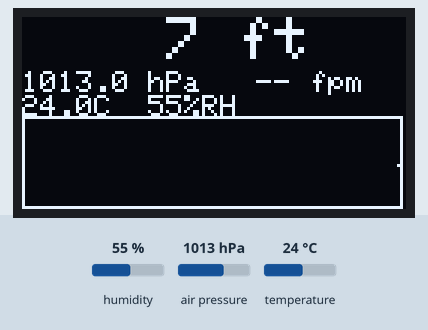
This program was run on a simulated ESP32. Shown: 128×64 one-colour display. The test bench sets the inputs (shaded band); at power-on: humidity 55 %, air pressure 1013 hPa, temperature 24 °C. What the program prints to the serial monitor is not drawn.

Above: at 1.2 s.
1.3 s: humidity set to 22 %
At 3.1 s:
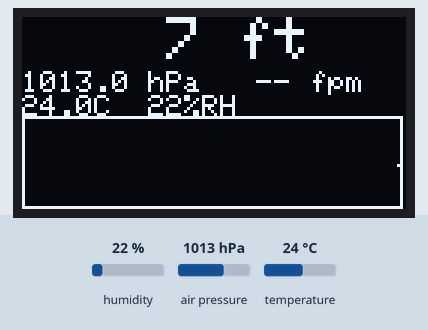
3.6 s: air pressure set to 952 hPa
At 8.9 s:
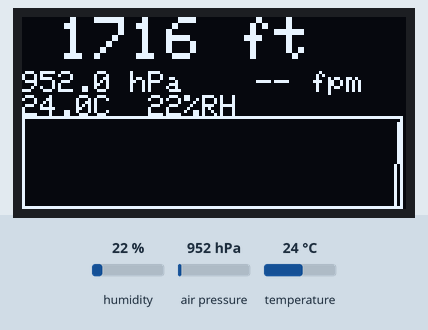
9.6 s: temperature set to 12 °C
At 10.4 s:
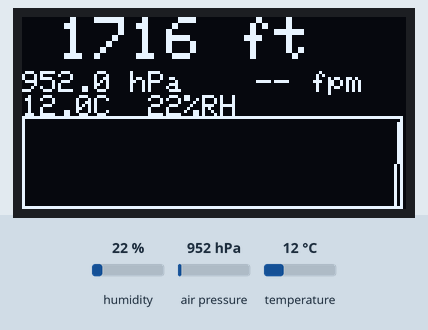
15.6 s: humidity set to 40 %
At 17.4 s:
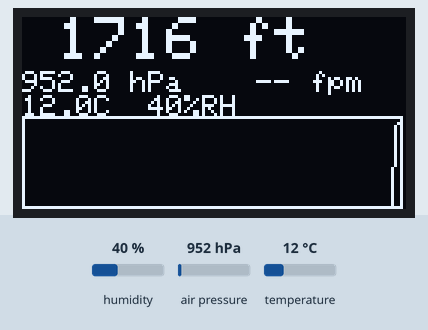
19.6 s: air pressure set to 975 hPa
At 60.5 s:
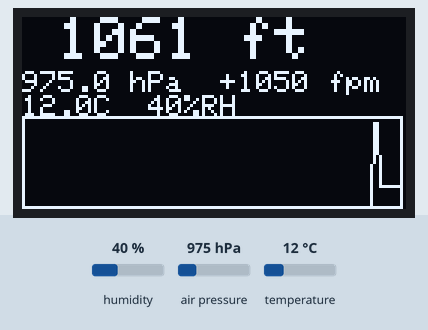
Timing chart, 0 to 62.0 s (numbered marks = the images above; inputs shaded):
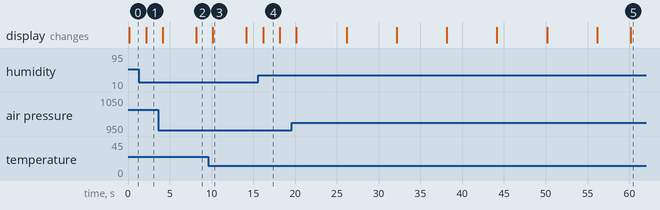

The program:

main.cpp
```cpp
// Cabin Altimeter
// ESP32 (30-pin) + SSD1306 OLED (0x3C) + AHT20 (0x38) + BMP280 (0x77 / 0x76)
// All devices share one I2C bus: SDA = GPIO21, SCL = GPIO22.

#include <Arduino.h>
#include <Wire.h>
#include <Adafruit_GFX.h>
#include <Adafruit_SSD1306.h>
#include <Adafruit_BMP280.h>
#include <Adafruit_AHTX0.h>

// ---- Configuration --------------------------------------------------------
#define BMP280_ADDR      0x77      // set to 0x76 if your I2C scan shows that
#define OLED_ADDR        0x3C
#define SDA_PIN          21
#define SCL_PIN          22

#define SCREEN_W         128
#define SCREEN_H         64

#define SAMPLE_MS        2000UL    // one pressure sample every 2 s
#define SEA_LEVEL_HPA    1013.25f  // standard atmosphere

// Flight graph: each column = average altitude over COL_MS.
// 125 plot columns x 5 s = ~10 min of history (60000 would give ~2 h)
#define COL_MS           5000UL
#define PLOT_W           (SCREEN_W - 3)   // interior columns x = 1..125
#define HIST_LEN         (PLOT_W - 1)     // finished columns; +1 live column
#define MIN_SPAN_FT      400.0f           // minimum vertical span of graph

// Vertical speed window: RATE_N samples x SAMPLE_MS = 60 s
#define RATE_N           31

// Graph area (bottom of screen)
#define GRAPH_Y0         34
#define GRAPH_Y1         63

// ---- Globals --------------------------------------------------------------
Adafruit_SSD1306 display(SCREEN_W, SCREEN_H, &Wire, -1);
Adafruit_BMP280  bmp(&Wire);
Adafruit_AHTX0   aht;

float    history[HIST_LEN];   // altitude in feet, one per finished column
uint16_t histHead  = 0;       // next write index
uint16_t histCount = 0;       // valid samples

float    accSum = 0;          // live (in-progress) column accumulator
uint16_t accN   = 0;
unsigned long colStart = 0;

float    rateBuf[RATE_N];     // last 60 s of altitude, for ft/min
uint16_t rateHead = 0, rateCount = 0;

bool ahtOk = false;
unsigned long lastSample = 0;

// ---- Helpers --------------------------------------------------------------
// Standard pressure-altitude formula, returns feet
static float pressureToFeet(float hPa) {
  float meters = 44330.0f * (1.0f - powf(hPa / SEA_LEVEL_HPA, 0.1903f));
  return meters * 3.28084f;
}

static void pushSample(float hPa) {
  history[histHead] = hPa;
  histHead = (histHead + 1) % HIST_LEN;
  if (histCount < HIST_LEN) histCount++;
}

// i = 0 is oldest sample
static float getSample(uint16_t i) {
  uint16_t start = (histHead + HIST_LEN - histCount) % HIST_LEN;
  return history[(start + i) % HIST_LEN];
}

static void fatal(const char *msg) {
  Serial.println(msg);
  display.clearDisplay();
  display.setTextSize(1);
  display.setTextColor(SSD1306_WHITE);
  display.setCursor(0, 0);
  display.println(msg);
  display.display();
  while (true) delay(1000);
}

static void drawGraph() {
  // Frame sits fully on-screen: x 0..126, y 33..63 (the last pixel row/col can be hidden by bezels)
  display.drawRect(0, GRAPH_Y0 - 1, SCREEN_W - 1, GRAPH_Y1 - GRAPH_Y0 + 2, SSD1306_WHITE);
  // Finished columns + the live (in-progress) column at the right edge
  uint16_t n = histCount + (accN ? 1 : 0);
  if (n == 0) return;
  auto pt = [&](uint16_t i) -> float {
    return (i < histCount) ? getSample(i) : accSum / accN;
  };

  float mn = pt(0), mx = mn;
  for (uint16_t i = 1; i < n; i++) {
    float v = pt(i);
    if (v < mn) mn = v;
    if (v > mx) mx = v;
  }
  // Minimum span so cabin-pressure wobble doesn't look like a climb
  if (mx - mn < MIN_SPAN_FT) {
    float mid = (mx + mn) * 0.5f;
    mn = mid - MIN_SPAN_FT * 0.5f;
    mx = mid + MIN_SPAN_FT * 0.5f;
  }

  const int top = GRAPH_Y0 + 1, bot = GRAPH_Y1 - 1;
  int prevX = 0, prevY = 0;
  for (uint16_t i = 0; i < n; i++) {
    // Right-align: newest column at x = PLOT_W (125)
    int x = PLOT_W - (n - 1) + i;
    int y = bot - (int)((pt(i) - mn) / (mx - mn) * (bot - top));
    if (i > 0) display.drawLine(prevX, prevY, x, y, SSD1306_WHITE);
    else       display.drawPixel(x, y, SSD1306_WHITE);
    prevX = x;
    prevY = y;
  }
}

// Vertical speed in ft/min over the last ~60 s. Returns false until window is full.
static bool verticalRate(float ft, float &fpm) {
  rateBuf[rateHead] = ft;
  rateHead = (rateHead + 1) % RATE_N;
  if (rateCount < RATE_N) rateCount++;
  if (rateCount < RATE_N) return false;
  float oldest = rateBuf[rateHead];  // next slot to overwrite = oldest sample
  fpm = (ft - oldest) / ((RATE_N - 1) * SAMPLE_MS / 60000.0f);
  return true;
}

static void render(float hPa, float tempC, float rh, bool haveRate, float fpm) {
  display.clearDisplay();
  display.setTextColor(SSD1306_WHITE);

  // Cabin altitude, large
  display.setTextSize(2);
  display.setCursor(0, 0);
  display.printf("%5.0f ft", pressureToFeet(hPa));

  // Pressure / temp / humidity, small
  display.setTextSize(1);
  display.setCursor(0, 18);
  display.printf("%.1f hPa", hPa);
  display.setCursor(66, 18);
  if (haveRate) display.printf("%+5.0f fpm", roundf(fpm / 10.0f) * 10.0f);
  else          display.print("  -- fpm");
  display.setCursor(0, 26);
  if (ahtOk) display.printf("%.1fC  %.0f%%RH", tempC, rh);
  else       display.printf("%.1fC  --%%RH", tempC);

  drawGraph();
  display.display();
}

// ---- Arduino entry points -------------------------------------------------
void setup() {
  Serial.begin(115200);
  Wire.begin(SDA_PIN, SCL_PIN);
  Wire.setClock(400000);

  if (!display.begin(SSD1306_SWITCHCAPVCC, OLED_ADDR)) {
    Serial.println("SSD1306 not found");
    while (true) delay(1000);
  }
  display.clearDisplay();
  display.setTextSize(1);
  display.setTextColor(SSD1306_WHITE);
  display.setCursor(0, 0);
  display.println("Cabin Altimeter");
  display.display();

  if (!bmp.begin(BMP280_ADDR)) {
    fatal("BMP280 not found.\nCheck wiring and\nBMP280_ADDR (0x76/77)");
  }
  bmp.setSampling(Adafruit_BMP280::MODE_NORMAL,
                  Adafruit_BMP280::SAMPLING_X2,    // temperature
                  Adafruit_BMP280::SAMPLING_X16,   // pressure
                  Adafruit_BMP280::FILTER_X4,
                  Adafruit_BMP280::STANDBY_MS_500);

  ahtOk = aht.begin();
  if (!ahtOk) Serial.println("AHT20 not found, humidity disabled");

  lastSample = millis() - SAMPLE_MS;  // sample immediately
  colStart = millis();
}

void loop() {
  unsigned long now = millis();
  if (now - lastSample < SAMPLE_MS) return;
  lastSample = now;

  float hPa   = bmp.readPressure() / 100.0f;
  float tempC = bmp.readTemperature();
  float rh    = 0;

  if (ahtOk) {
    sensors_event_t h, t;
    aht.getEvent(&h, &t);
    rh    = h.relative_humidity;
    tempC = t.temperature;
  }

  if (isnan(hPa) || hPa < 300.0f || hPa > 1100.0f) {
    Serial.println("Bad pressure reading, skipped");
    return;
  }

  float ft = pressureToFeet(hPa);

  // Accumulate into the live graph column; close it every COL_MS
  accSum += ft;
  accN++;
  if (now - colStart >= COL_MS) {
    pushSample(accSum / accN);
    accSum = 0;
    accN = 0;
    colStart = now;
  }

  float fpm = 0;
  bool haveRate = verticalRate(ft, fpm);

  render(hPa, tempC, rh, haveRate, fpm);
  Serial.printf("%.2f hPa  %.0f ft  %+.0f fpm  %.1f C  %.0f %%RH\n",
                hPa, ft, haveRate ? fpm : 0.0f, tempC, rh);
}
```

Measured:
- after the input at 1.3 s, the display: changes after 0.86 s (image 1)
- after the input at 3.6 s, the display: first changes after 0.56 s (image 2 shows a later state)
- after the input at 9.6 s, the display: changes after 0.56 s (image 3)
- after the input at 15.6 s, the display: changes after 0.56 s (image 4)
- what the display in image 3 shows lasts 4.0 s, from 10.2 s to 14.2 s
